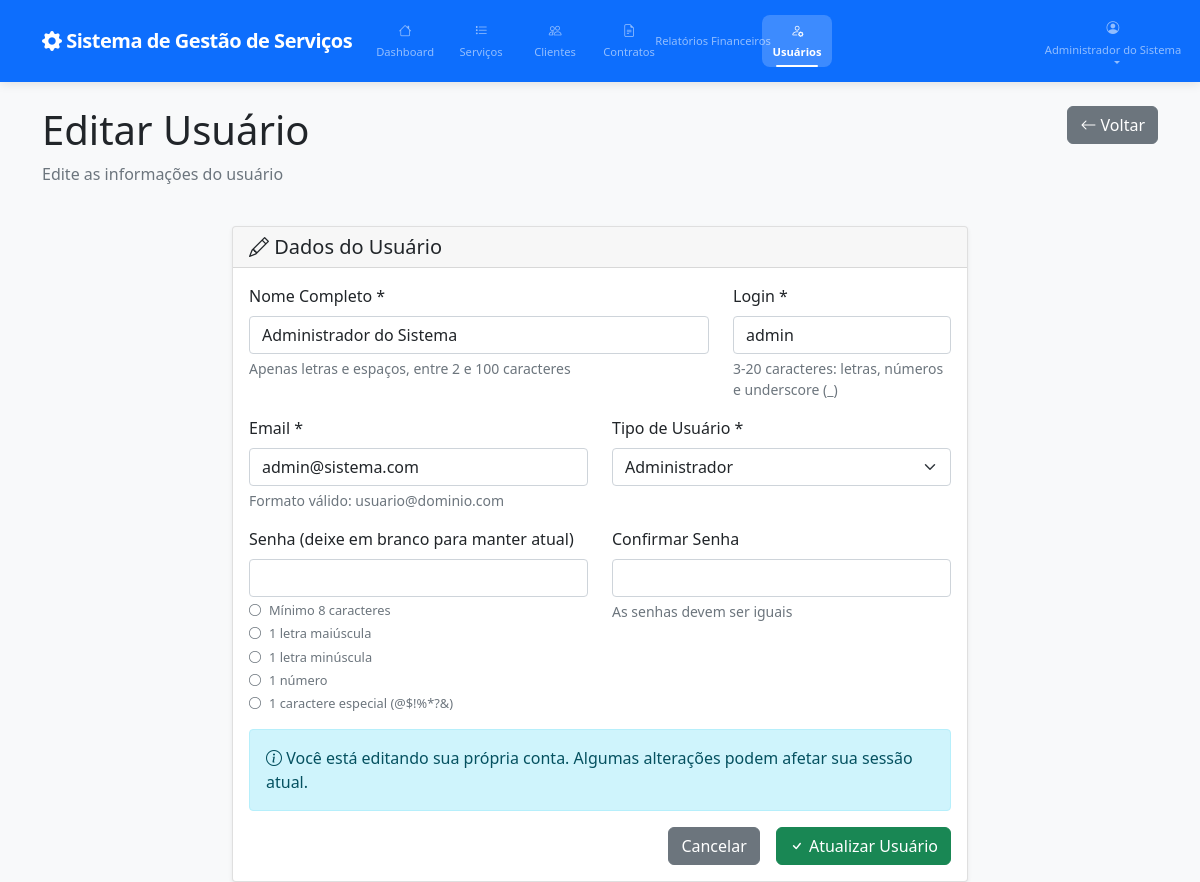
The page /admin/usuarios/form.php?id=1 (signed in) on the database its author committed.
### tables this page shows
CREATE TABLE `usuarios` (
    `id` int(11) NOT NULL AUTO_INCREMENT,
    `login` varchar(50) NOT NULL,
    `senha` varchar(255) NOT NULL,
    `nome` varchar(100) NOT NULL,
    `email` varchar(100) NOT NULL,
    `tipo` enum('admin', 'operador') DEFAULT 'operador',
    `ativo` tinyint(1) DEFAULT 1,
    `remember_token` varchar(255) DEFAULT NULL,
    `ultimo_acesso` timestamp NULL DEFAULT NULL,
    `criado_em` timestamp DEFAULT CURRENT_TIMESTAMP,
    `atualizado_em` timestamp DEFAULT CURRENT_TIMESTAMP ON UPDATE CURRENT_TIMESTAMP,
    PRIMARY KEY (`id`),
    UNIQUE KEY `login` (`login`),
    UNIQUE KEY `email` (`email`)
);

### shared/dao/UsuarioDAO.php (called while the page is built, shortened)
<?php
require_once __DIR__ . '/../config/db.php';
class UsuarioDAO
{
    private $db;
    public function __construct()
    {
        $this->db = Database::getInstance()->getConnection();
    }
    public function findById(int $id): ?array
    {
        try {
            $stmt = $this->db->prepare("SELECT * FROM usuarios WHERE id = ?");
            $stmt->execute([$id]);
            $user = $stmt->fetch();
            if ($user) {
                unset($user['senha']);
                return $user;
            }
            return null;
        } catch (PDOException $e) {
            error_log("Error finding user by ID: " . $e->getMessage());
            return null;
        }
    }
}

### shared/config/db.php (called while the page is built, shortened)
<?php
class Database
{
    private static $instance = null;
    private $connection;
    private $host = 'localhost';
    private $database = 'trabalho_web';
    private $username = 'root';
    private $password = '';
    private $charset = 'utf8mb4';
    private $socket = '/Applications/XAMPP/xamppfiles/var/mysql/mysql.sock';
    private function __construct()
    {
        $dsn = "mysql:host={$this->host};dbname={$this->database};charset={$this->charset};unix_socket={$this->socket}";
        $options = [
            PDO::ATTR_ERRMODE => PDO::ERRMODE_EXCEPTION,
            PDO::ATTR_DEFAULT_FETCH_MODE => PDO::FETCH_ASSOC,
            PDO::ATTR_EMULATE_PREPARES => false,
        ];
        try {
            $this->connection = new PDO($dsn, $this->username, $this->password, $options);
        } catch (PDOException $e) {
            error_log("Database connection failed: " . $e->getMessage());
            throw new PDOException("Database connection failed");
        }
    }
    public static function getInstance(): Database
    {
        if (self::$instance === null) {
            self::$instance = new self();
        }
        return self::$instance;
    }
    public function getConnection(): PDO
    {
        return $this->connection;
    }
}

### admin/usuarios/form.php (the view, shortened to what this page needs)
<?php
require_once '../../shared/dao/UsuarioDAO.php';
$usuarioDAO = new UsuarioDAO();
$user = Auth::getUser();
$usuario = null;
$isEdit = false;
if (isset($_GET['id'])) {
    $id = (int) $_GET['id'];
    $usuario = $usuarioDAO->findById($id);
    if ($usuario) {
        $isEdit = true;
    } else {
        header('Location: list.php');
        exit;
    }
}
?>
<!DOCTYPE html>
<html lang="pt-BR">
<head>
    <link href="https://cdn.jsdelivr.net/npm/bootstrap@5.1.3/dist/css/bootstrap.min.css" rel="stylesheet">
    <link href="https://cdn.jsdelivr.net/npm/bootstrap-icons@1.8.1/font/bootstrap-icons.css" rel="stylesheet">
    <link rel="stylesheet" href="../../shared/assets/css/style.css">
</head>
<body>
    <nav class="navbar navbar-expand-lg navbar-dark bg-primary">
        <div class="container">
            <a class="navbar-brand" href="../dashboard.php">
                <i class="bi bi-gear-fill"></i> Sistema de Gestão de Serviços
            </a>
            <div class="collapse navbar-collapse" id="navbarNav">
                <ul class="navbar-nav me-auto">
                    <li class="nav-item">
                        <a class="nav-link" href="../dashboard.php">
                            <i class="bi bi-house"></i> Dashboard
                        </a>
                    </li>
                    <li class="nav-item">
                        <a class="nav-link" href="../servicos/list.php">
                            <i class="bi bi-list-task"></i> Serviços
                        </a>
                    </li>
                    <li class="nav-item">
                        <a class="nav-link" href="../clientes/list.php">
                            <i class="bi bi-people"></i> Clientes
                        </a>
                    </li>
                    <li class="nav-item">
                        <a class="nav-link" href="../contratacao/listar.php">
                            <i class="bi bi-file-earmark-text"></i> Contratos
                        </a>
                    </li>
                    <li class="nav-item">
                        <a class="nav-link" href="../relatorios/financeiro.php">
                            Relatórios Financeiros
                        </a>
                    </li>
                    <li class="nav-item">
                        <a class="nav-link active" href="list.php">
                            <i class="bi bi-person-gear"></i> Usuários
                        </a>
                    </li>
                </ul>
                <ul class="navbar-nav">
                    <li class="nav-item dropdown">
                        <a class="nav-link dropdown-toggle" href="#" id="navbarDropdown" role="button" data-bs-toggle="dropdown">
                            <i class="bi bi-person-circle"></i> <?= htmlspecialchars($user['nome']) ?>
                        </a>
                    </li>
                </ul>
            </div>
        </div>
    </nav>
    <div class="container mt-4">
        <div class="row mb-4">
            <div class="col-md-8">
                <h1><?= $isEdit ? 'Editar' : 'Novo' ?> Usuário</h1>
                <p class="text-muted"><?= $isEdit ? 'Edite as informações do usuário' : 'Preencha os dados do novo usuário' ?></p>
            </div>
            <div class="col-md-4 text-end">
                <a href="list.php" class="btn btn-secondary">
                    <i class="bi bi-arrow-left"></i> Voltar
                </a>
            </div>
        </div>
        <div class="row justify-content-center">
            <div class="col-lg-8">
                <div class="card">
                    <div class="card-header">
                        <h5 class="mb-0">
                            <i class="bi bi-<?= $isEdit ? 'pencil' : 'person-plus' ?>"></i>
                            Dados do Usuário
                        </h5>
                    </div>
                    <div class="card-body">
                        <form method="POST" action="" id="userForm">
                            <div class="row">
                                <div class="col-md-8">
                                    <div class="mb-3">
                                        <label for="nome" class="form-label">Nome Completo *</label>
                                        <input type="text" class="form-control" id="nome" name="nome"
                                            value="<?= htmlspecialchars($usuario['nome'] ?? $_POST['nome'] ?? '') ?>"
                                            required maxlength="100" pattern="[a-zA-ZÀ-ÿ\s]{2,100}">
                                        <div class="form-text">Apenas letras e espaços, entre 2 e 100 caracteres</div>
                                    </div>
                                </div>
                                <div class="col-md-4">
                                    <div class="mb-3">
                                        <label for="login" class="form-label">Login *</label>
                                        <input type="text" class="form-control" id="login" name="login"
                                            value="<?= htmlspecialchars($usuario['login'] ?? $_POST['login'] ?? '') ?>"
                                            required maxlength="20" pattern="[a-zA-Z0-9_]{3,20}">
                                        <div class="form-text">3-20 caracteres: letras, números e underscore (_)</div>
                                    </div>
                                </div>
                            </div>
                            <div class="row">
                                <div class="col-md-6">
                                    <div class="mb-3">
                                        <label for="email" class="form-label">Email *</label>
                                        <input type="email" class="form-control" id="email" name="email"
                                            value="<?= htmlspecialchars($usuario['email'] ?? $_POST['email'] ?? '') ?>"
                                            required maxlength="100">
                                        <div class="form-text">Formato válido: usuario@dominio.com</div>
                                    </div>
                                </div>
                                <div class="col-md-6">
                                    <div class="mb-3">
                                        <label for="tipo" class="form-label">Tipo de Usuário *</label>
                                        <select class="form-select" id="tipo" name="tipo" required>
                                            <option value="admin" <?= ($usuario['tipo'] ?? $_POST['tipo'] ?? '') === 'admin' ? 'selected' : '' ?>>
                                                Administrador
                                            </option>
                                        </select>
                                    </div>
                                </div>
                            </div>
                            <div class="row">
                                <div class="col-md-6">
                                    <div class="mb-3">
                                        <label for="senha" class="form-label">
                                            Senha <?= $isEdit ? '(deixe em branco para manter atual)' : '*' ?>
                                        </label>
                                        <input type="password" class="form-control" id="senha" name="senha"
                                            minlength="8" <?= !$isEdit ? 'required' : '' ?>>
                                        <div class="password-requirements">
                                            <div class="requirement" id="req-length">
                                                <i class="bi bi-circle"></i> Mínimo 8 caracteres
                                            </div>
                                            <div class="requirement" id="req-uppercase">
                                                <i class="bi bi-circle"></i> 1 letra maiúscula
                                            </div>
                                            <div class="requirement" id="req-lowercase">
                                                <i class="bi bi-circle"></i> 1 letra minúscula
                                            </div>
                                            <div class="requirement" id="req-number">
                                                <i class="bi bi-circle"></i> 1 número
                                            </div>
                                            <div class="requirement" id="req-special">
                                                <i class="bi bi-circle"></i> 1 caractere especial (@$!%*?&)
                                            </div>
                                        </div>
                                    </div>
                                </div>
                                <div class="col-md-6">
                                    <div class="mb-3">
                                        <label for="confirmar_senha" class="form-label">
                                            Confirmar Senha <?= $isEdit ? '' : '*' ?>
                                        </label>
                                        <input type="password" class="form-control" id="confirmar_senha" name="confirmar_senha"
                                            minlength="8" <?= !$isEdit ? 'required' : '' ?>>
                                        <div class="form-text" id="password-match">As senhas devem ser iguais</div>
                                    </div>
                                </div>
                            </div>
                            <?php if ($isEdit && $usuario['id'] == $user['id']): ?>
                                <div class="alert alert-info">
                                    <i class="bi bi-info-circle"></i>
                                    Você está editando sua própria conta. Algumas alterações podem afetar sua sessão atual.
                                </div>
                            <?php endif; ?>
                            <div class="d-grid gap-2 d-md-flex justify-content-md-end">
                                <a href="list.php" class="btn btn-secondary me-md-2">Cancelar</a>
                                <button type="submit" class="btn btn-success">
                                    <i class="bi bi-<?= $isEdit ? 'check' : 'person-plus' ?>"></i>
                                    <?= $isEdit ? 'Atualizar' : 'Criar' ?> Usuário
                                </button>
                            </div>
                        </form>
                    </div>
                </div>
            </div>
        </div>
    </div>
</body>
</html>

### shared/assets/css/style.css (style rules this page uses)
:root { --primary-color: #0d6efd; --secondary-color: #6c757d; --success-color: #198754; --danger-color: #dc3545; --warning-color: #ffc107; --info-color: #0dcaf0; --light-color: #f8f9fa; --dark-color: #212529; }
body { font-family: 'Segoe UI', Tahoma, Geneva, Verdana, sans-serif; background-color: var(--light-color); }
.navbar { box-shadow: 0 2px 10px rgba(0, 0, 0, 0.1); padding: 0.75rem 0; }
.navbar-brand { font-weight: 700; font-size: 1.25rem; letter-spacing: -0.5px; padding: 0.5rem 0; }
.navbar-nav { align-items: center; gap: 0.25rem; flex-wrap: nowrap; }
.navbar-nav .nav-item { margin: 0; flex-shrink: 0; }
.navbar-nav .nav-link { font-size: 0.75rem; font-weight: 500; padding: 0.5rem 0.6rem; border-radius: 0.5rem; transition: all 0.3s ease; text-align: center; min-width: 80px; max-width: 100px; display: flex; flex-direction: column; align-items: center; gap: 0.15rem; white-space: nowrap; }
.navbar-nav .nav-link i { font-size: 0.9rem; margin-bottom: 0.1rem; transition: transform 0.3s ease; }
.navbar-nav .nav-link.active { background-color: rgba(255, 255, 255, 0.2); font-weight: 600; position: relative; }
.navbar-nav .nav-link.active::after { content: ''; position: absolute; bottom: 0; left: 50%; transform: translateX(-50%); width: 60%; height: 2px; background-color: #fff; border-radius: 1px; }
.navbar-nav:last-child { margin-left: auto; }
.navbar-nav .dropdown-toggle::after { margin-left: 0.5rem; transition: transform 0.3s ease; }
@media (max-width: 1200px) { .navbar-nav .nav-link { min-width: 70px; max-width: 90px; font-size: 0.7rem; padding: 0.4rem 0.5rem; } }
@media (max-width: 1200px) { .navbar-nav .nav-link i { font-size: 0.8rem; } }
.navbar-brand { font-weight: bold; }
.card { box-shadow: 0 0.125rem 0.25rem rgba(0, 0, 0, 0.075); border: 1px solid rgba(0, 0, 0, 0.125); }
.btn { border-radius: 0.375rem; }

### admin/usuarios/form.php (style rules this page uses)
.form-text { font-size: 0.875rem; color: #6c757d; margin-top: 0.25rem; }
.password-requirements { font-size: 0.8rem; color: #6c757d; margin-top: 0.25rem; }
.requirement { display: flex; align-items: center; margin-bottom: 0.25rem; }
.requirement i { margin-right: 0.5rem; font-size: 0.75rem; }

### rows shown on the page
usuarios: nome "Administrador do Sistema", login "admin", email "admin@sistema.com", tipo "Administrador"
